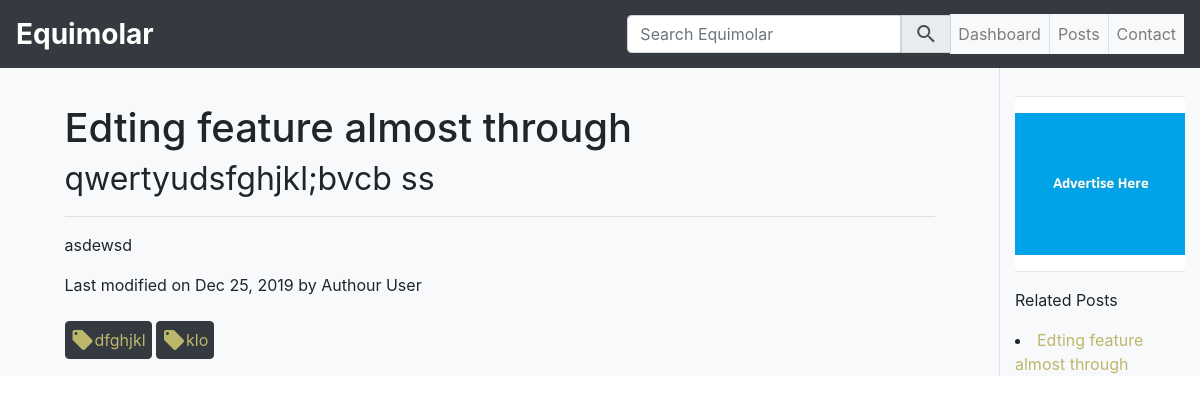
Page /sdfghj-sdfghj on the earlier database version.
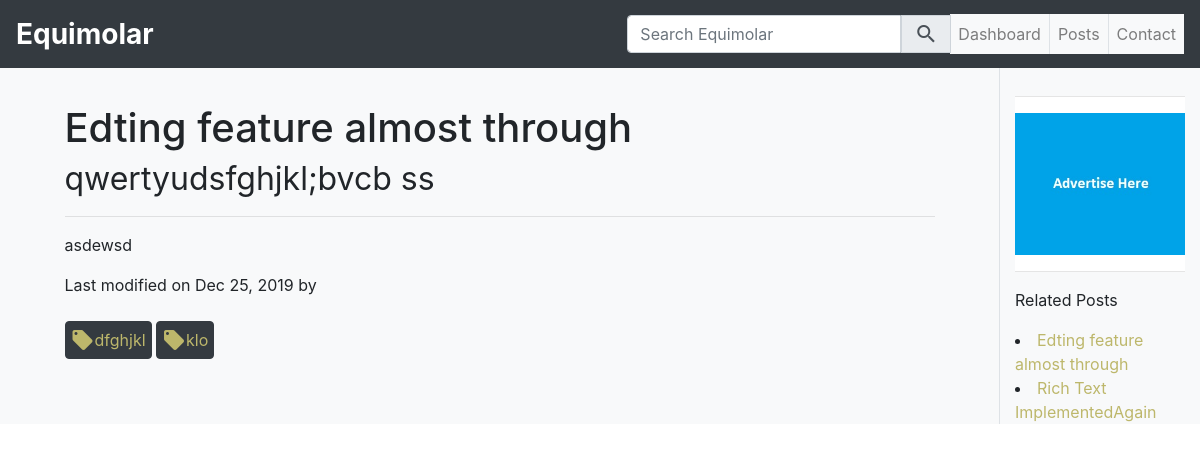
Same page on the later database version.
### equimolar_blog/models.py (models this page shows, shortened)
class User(db.Model, UserMixin):
    id = db.Column(db.Integer, primary_key=True)
    username = db.Column(db.String(64), index=True, unique=True)
    email = db.Column(db.String(128), unique=True)
    password = db.Column(db.String(128))
    active = db.Column(db.Boolean(), default=True)
    confirmed_at = db.Column(db.DateTime(), default = datetime.date(datetime.utcnow()))
    roles = db.relationship(
        'Role',
        secondary=roles_users,
        backref=db.backref('users', lazy='dynamic')
    )
    articles_ids = db.Column(db.Integer, db.ForeignKey('articles.id'))

class Tag(db.Model):
    __tablename__ = 'tags'
    id = db.Column(db.Integer, primary_key=True)
    name = db.Column(db.String(50), unique=True)
    def __repr__(self):
        return '<Tag {}>'.format(self.name)

class Article(db.Model):
    __tablename__ = 'articles'
    __table_args__ = {'extend_existing': True}
    id = db.Column(db.Integer, primary_key=True)
    title = db.Column(db.String(100), nullable=False)
    slug = db.Column(db.String(150))
    summary = db.Column(db.String(300))
    content = db.Column(db.Text, nullable=False)
    last_mod_date = db.Column(db.DateTime, default=datetime.date(datetime.utcnow()))
    draft = db.Column(db.Boolean, default=0)
    tags = db.relationship('Tag', secondary=articles_tags,
                           backref=db.backref('articles', lazy='dynamic'))
    authour = db.relationship('User', backref='articles', lazy='dynamic')

### equimolar_blog/views.py (the view)
@app.route('/<slug>')
def show_article_post(slug):
    article = Article.query.filter_by(slug=slug).first()
    if article==None:
        abort(404)
    article.content = markdown(article.content)
    tag_names = [x.name for x in article.tags]
    related_articles = Article.query.filter(
                        Article.tags.any(Tag.name.in_(tag_names))).order_by(
                        Article.last_mod_date.desc()).all()
    return render_template('post_slug.html',
                           article = article,
                           related_articles = related_articles)

### equimolar_blog/utilities.py (called while the page is built)
def blog_date(dateobj):
    return dateobj.strftime('%b %d, %Y')

def can_edit(current_user, authour):
    if current_user.is_authenticated:
        if current_user.has_role('Editor'):
            return True
        if authour==current_user.username:
            return True
    return False

### equimolar_blog/templates/post_slug.html (shortened to what this page needs)
{% extends "base.html" %}
{% block main %}
    <h1>{{ article.title }}<br><small>{{ article.summary }}</small></h1>
    <hr>
    {{ article.content|safe }}
    {% if article.last_mod_date %}
        <p>
            Last modified on {{ blog_date(article.last_mod_date) }} by
            {{ article.authour.first().username }}
        </p>
    {% endif %}
    {% if article.tags %}
        {% for tag in article.tags %}
            <button class="btn btn-dark mt-2"><a href="/tag/{{ tag.id }}">
                <span class="row h-100 align-items-center px-2">
                    <i class="material-icons">local_offer</i>
                    {{ tag.name }}
                </span></a>
            </button>
        {% endfor %}
    {% endif %}
{% endblock %}
{% block sidebar %}
    {% if related_articles %}
        <p>Related Posts</p>
        {% for related in related_articles %}
            <li><a href="/{{ related.slug }}">{{ related.title }}</a></li>
        {% endfor %}
    {% endif %}
{% endblock %}

Differences in the rows shown:
no longer on this page (row edited): User: authour.first "Authour User"
added Article: title "Rich Text ImplementedAgain"
